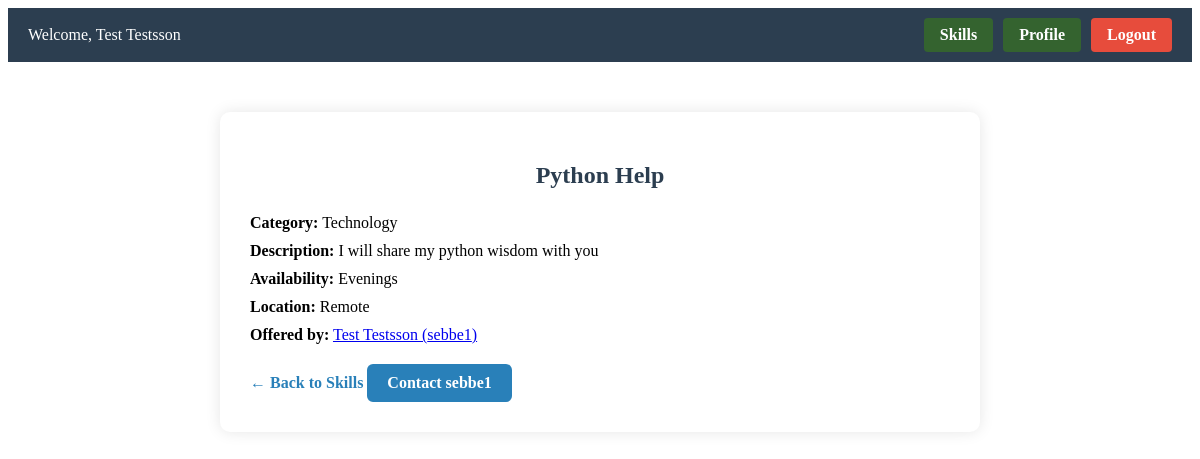
Page /skillswapapp/skilldetails/1/ (signed in) on the committed database.
### skillswapapp/models.py (models this page shows, shortened)
class Skill(models.Model):
    TYPE_CHOICES = [
        ("offer", "Offering Skill"),
        ("seek", "Seeking Skill"),
    ]
    CATEGORY_CHOICES = [
        ("music", "Music"),
        ("language", "Language"),
        ("tech", "Technology"),
        ("art", "Art"),
        ("sports", "Sports"),
        ("other", "Other"),
    ]
    user = models.ForeignKey(User, on_delete=models.CASCADE, related_name="skills")
    type = models.CharField(max_length=10, choices=TYPE_CHOICES, default="offer", help_text="*")
    title = models.CharField(max_length=100, help_text="*")
    category = models.CharField(max_length=20, choices=CATEGORY_CHOICES, default="other", help_text="*")
    description = models.TextField(max_length=300, help_text="*")
    availability = models.CharField(max_length=100, help_text="* E.g. Weekends, Evenings etc.")
    location = models.CharField(max_length=100, help_text="* E.g. City, Remote etc.")

### skillswapapp/views.py (the view)
# urls.py: path("skilldetails/<int:skill_id>/", views.skilldetails, name="skilldetails"),
@login_required(login_url="skillswapapp:login")
def skilldetails(request, skill_id):
    skill = get_object_or_404(Skill, id=skill_id)
    return render(request, "skillswapapp/skilldetails.html", {"skill": skill})

### templates/skillswapapp/skilldetails.html
{% extends 'skillswapapp/base.html' %}
{% block body_block %}
<div class="detail-container">
  <h2>{{ skill.title }}</h2>
  <p><strong>Category:</strong> {{ skill.get_category_display }}</p>
  <p><strong>Description:</strong> {{ skill.description }}</p>
  <p><strong>Availability:</strong> {{ skill.availability }}</p>
  <p><strong>Location:</strong> {{ skill.location }}</p>
  <p><strong>Offered by:</strong>
    <a href="{% url 'skillswapapp:view_profile' skill.user.username %}">
      {{ skill.user.first_name }} ({{ skill.user.username }})
    </a>
  </p>
  <a href="{% url 'skillswapapp:skills' %}" class="detail-back-link">← Back to Skills</a>
  <a href="{% url 'skillswapapp:contact' skill.id %}" class="contact-button">
    Contact {{ skill.user.username }}
  </a>
</div>
{% endblock %}

### templates/skillswapapp/base.html (shortened to what this page needs)
<html>
    <head>
        {% load static %}
        <link rel="stylesheet" href="{% static "css/styles.css" %}">
    </head>
    <body>
        {% if user.is_authenticated %}
        <div class="top-bar">
          <div class="user-info">
            <span>Welcome, {{ request.user.first_name }}</span>
          </div>
            <div class="btn-container">
              <a href="{% url 'skillswapapp:skills' %}" class="profile-btn">Skills</a>
              <a href="{% url 'skillswapapp:profile' %}" class="profile-btn">Profile</a>
              <a href="{% url 'skillswapapp:logout' %}" class="logout-btn">Logout</a>
            </div>
        </div>
        {% endif %}
            {% block body_block %}{% endblock %}
    </body>
</html>

### static/css/styles.css (style rules this page uses)
.top-bar { display: flex; justify-content: space-between; align-items: center; background-color: #2c3e50; color: white; padding: 10px 20px; font-size: 16px; }
.btn-container { display: flex; gap: 10px; }
.profile-btn { background-color: #34632f; color: white; padding: 8px 16px; border: none; border-radius: 4px; text-decoration: none; font-weight: bold; }
.logout-btn { background-color: #e74c3c; color: white; padding: 8px 16px; border: none; border-radius: 4px; text-decoration: none; font-weight: bold; }
.contact-button { display: inline-block; background-color: #2980b9; color: white; padding: 10px 20px; border-radius: 6px; text-decoration: none; font-weight: bold; transition: background-color 0.3s ease; }
.user-info { display: flex; align-items: center; gap: 10px; }
.detail-container { max-width: 700px; margin: 50px auto; padding: 30px; background-color: #ffffff; border-radius: 10px; box-shadow: 0 0 15px rgba(0, 0, 0, 0.1); font-size: 16px; }
.detail-container h2 { text-align: center; margin-bottom: 25px; color: #2c3e50; }
.detail-container p { margin: 10px 0; }
.detail-back-link { display: inline-block; margin-top: 20px; color: #2980b9; text-decoration: none; font-weight: bold; }

### rows in the picture
Skill: title "Python Help", category "Technology", description "I will share my python wisdom with you", availability "Evenings", location "Remote", user.first_name "Test Testsson", user.username "sebbe1"

### other values in the picture
{{ request.user.first_name }} "Test Testsson"
